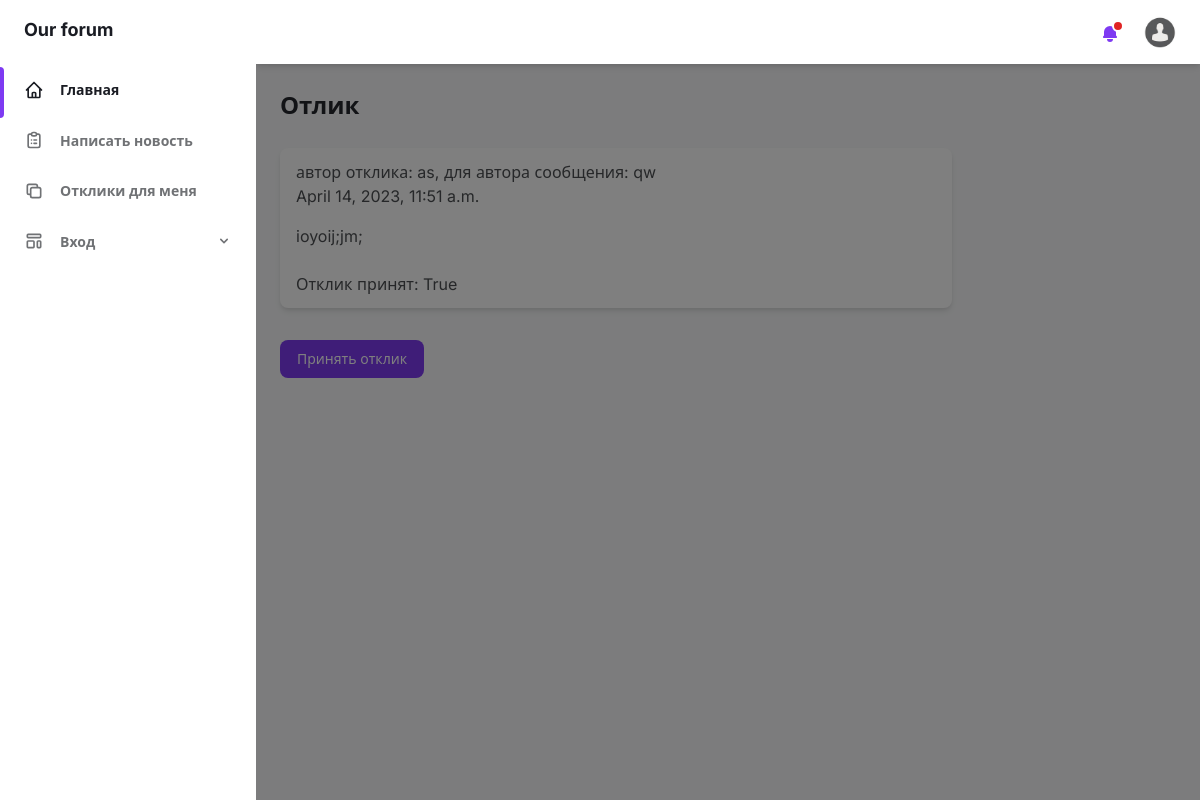
Screenshot of /posts/24/ (signed in) with the database file from the repository.
### board/models.py (models this page shows, shortened)
class Post(models.Model):
    postAuthor = models.ForeignKey(User, on_delete=models.CASCADE)
    postToMessage = models.ForeignKey(Message, on_delete=models.CASCADE)
    postText = models.TextField()
    postAccepted = models.BooleanField(default=False)
    postDateTime = models.DateTimeField(auto_now_add=True)

class Message(models.Model):
    author = models.ForeignKey(User, on_delete=models.CASCADE)
    messageDateTime = models.DateTimeField(auto_now_add=True)
    messageTitle = models.CharField(max_length=50)
    messageText = models.TextField()
    imageName = models.CharField(max_length=15, default='image')
    messageImage = models.ImageField(upload_to='images/', null=True, blank=True, verbose_name="")
    imageVideo = models.CharField(max_length=15, default='video')
    messageVideo = models.FileField(upload_to='videos/', null=True, blank=True, verbose_name="")
    messageCategory = models.CharField(max_length=4, choices=msg_types, default=damage_dealer)

### board/views.py (the view)
# urls.py: path('posts/<int:pk>/', PostDetails.as_view(), name='post_details'),
class PostDetails(DetailView):
    template_name = 'post_details.html'
    queryset = Post.objects.all()

### templates/post_details.html (shortened to what this page needs)
{% extends 'flatpages/default.html' %}
{% load static %}
{% block content %}
        <main class="h-full pb-16 overflow-y-auto">
          <div class="container grid px-6 mx-auto">
            <h2
              class="my-6 text-2xl font-semibold text-gray-700 dark:text-gray-200"
            >
              Отлик
            </h2>
            <div
              class="max-w-2xl px-4 py-3 mb-8 bg-white rounded-lg shadow-md dark:bg-gray-800"
            >
              <p class="mb-4 text-gray-600 dark:text-gray-400">
                <span>автор отклика: {{ post.postAuthor.username }}</span>, <span>для автора сообщения: {{ post.postToMessage.author.username }}</span><br>
                <span>{{ post.postDateTime }}</span><br>
              </p>
              <p class="text-gray-600 dark:text-gray-400">
                {{ post.postText }}
              </p>
              <p class="text-gray-600 dark:text-gray-400">
                <br>
                Отклик принят: {{post.postAccepted }}
                </p>
            </div>
            <div>
                <button
                  class="px-4 py-2 text-sm font-medium leading-5 text-white transition-colors duration-150 bg-purple-600
                    border border-transparent rounded-lg active:bg-purple-600 hover:bg-purple-700 focus:outline-none
                    focus:shadow-outline-purple">
                <a href="{% url 'post_approve' post.id %}">Принять отклик</a>
                </button>
            </div>
          </div>
        </main>
{% endblock content %}

### rows the page displays
Post: postAuthor.username "as", postToMessage.author.username "qw", postDateTime "April 14, 2023, 11:51 a.m.", postText "ioyoij;jm;", postAccepted "True"
